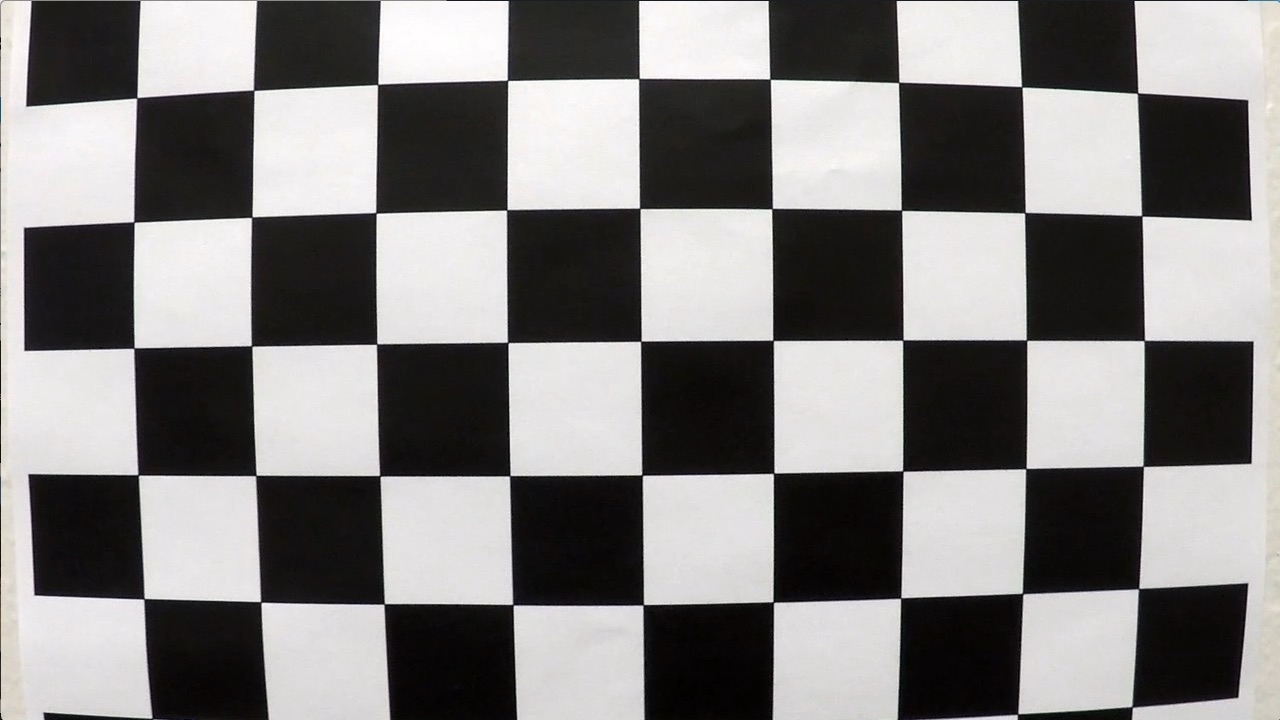
#> input picture camera_cal/calibration1.jpg, 1280 x 720 px
$ python -i ImageSegmentation.py   (imports and definitions only)   (older library calls are emulated)
#> lines starting #> are read from the running program, lines starting #| are printed output that depends on the picture; after the words box and inside, x2 and y2 are one past the last pixel; in counts of white or black regions, pixels touching at a corner belong together
import numpy as np
import cv2

# [32 lines left out: functions img2gray, abs_sobel_thresh, not called in this run]


def mag_thresh(gray, sobel_kernel=3, mag_thresh=(0, 255)):
    """
    Sobel with magnitude threshold
    """
#> called with sobel_kernel = 3, mag_thresh = (0, 255)
    sobelx = cv2.Sobel(gray, cv2.CV_64F, 1, 0, ksize=sobel_kernel)
    sobely = cv2.Sobel(gray, cv2.CV_64F, 0, 1, ksize=sobel_kernel)
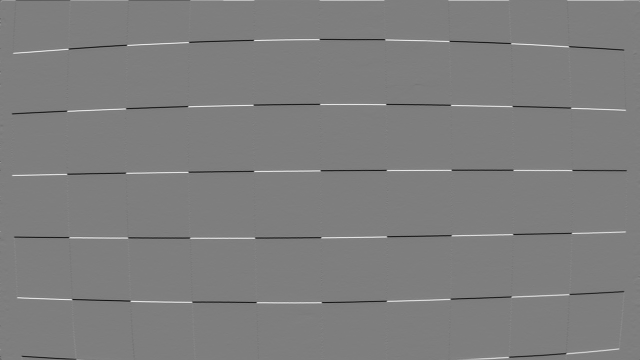
#> sobely: shape (720, 1280) float64 (shown at 1/2 size); min -889, max 904, mean 0.1; drawn with min black and max white

    sobel_abs = np.sqrt(sobelx*sobelx + sobely*sobely)
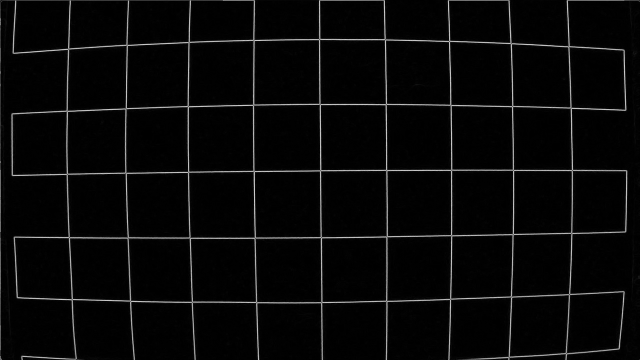
#> sobel_abs: shape (720, 1280) float64 (shown at 1/2 size); min 0, max 943.2, mean 31.8; drawn with min black and max white
    scaled = np.uint8(255 * sobel_abs / sobel_abs.max())

    mask = ((scaled > mag_thresh[0]) & (scaled < mag_thresh[1])).astype(np.uint8)
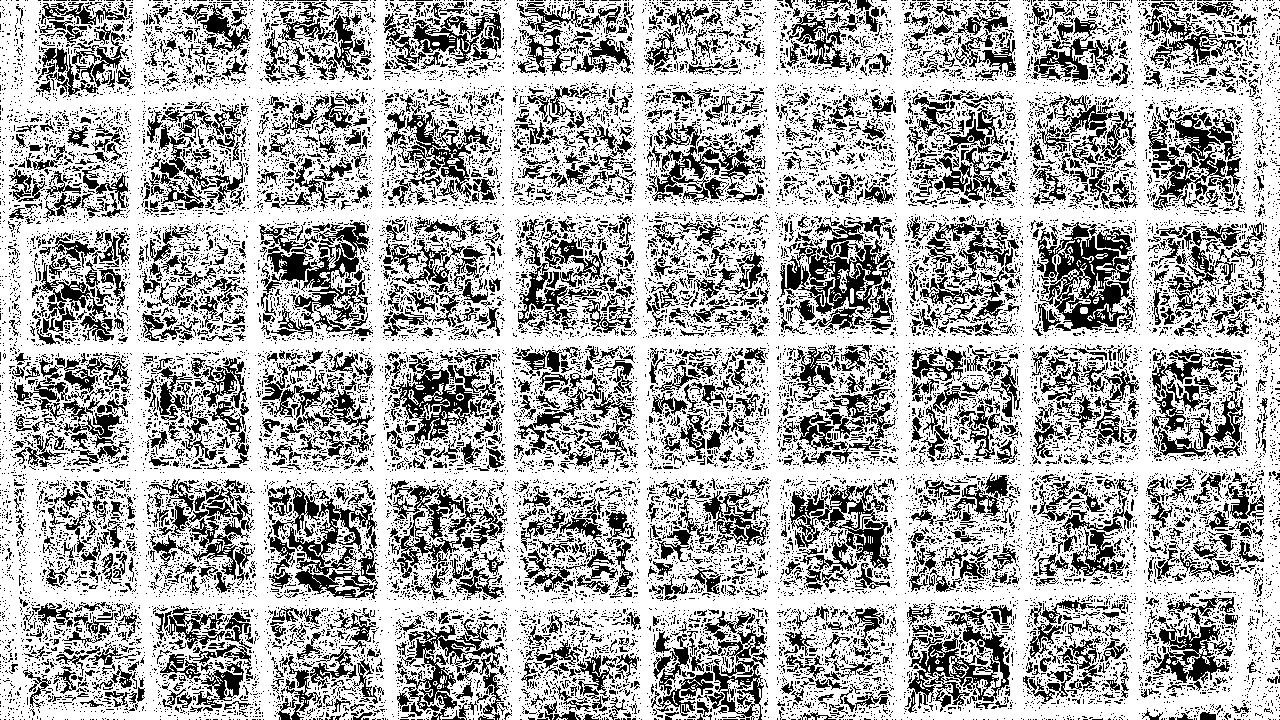
#> mask: shape (720, 1280); values 0 (black) and 1 (white), 67.9% white; 21621 black regions (19825 under 20 px), largest, box (x1, y1, x2, y2) and area: (267, 486, 379, 599) 4774, (1038, 222, 1134, 331) 4707, (780, 217, 895, 320) 4636

    kernel = cv2.getStructuringElement(cv2.MORPH_ELLIPSE,(5,5))
    mask = cv2.erode(mask, kernel, iterations = 1)
#> mask: shape (720, 1280); values 0 (black) and 1 (white), 15.3% white; 4446 white regions (4230 under 20 px), largest, box (x1, y1, x2, y2) and area: (1, 0, 1266, 720) 112136, (0, 523, 26, 666) 965, (1261, 489, 1280, 573) 542
    mask = cv2.dilate(mask, kernel, iterations = 1)
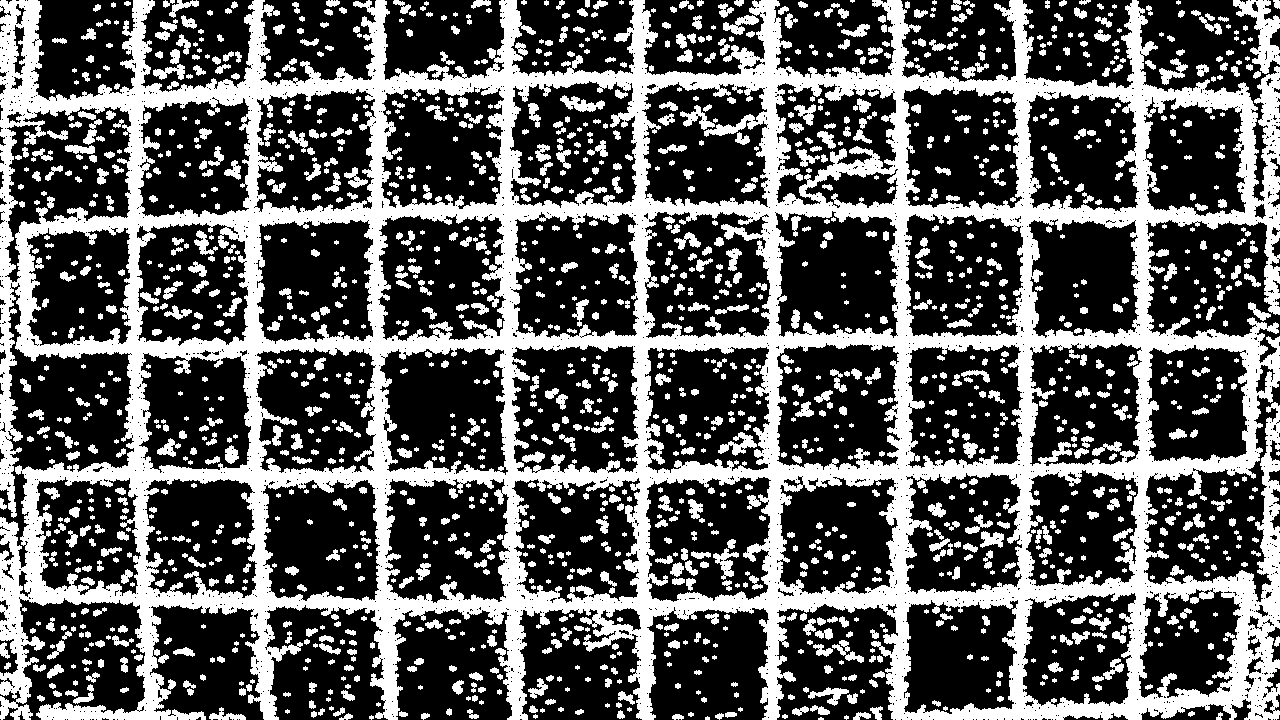
#> mask: shape (720, 1280); values 0 (black) and 1 (white), 35% white; 1760 white regions (459 under 20 px), largest, box (x1, y1, x2, y2) and area: (0, 0, 1280, 720) 243854, (1233, 0, 1280, 74) 1457, (718, 432, 757, 456) 396

    return mask


# [108 lines left out: functions dir_threshold, color_segmentation, region_of_interest, mask_region_of_interest, not called in this run]

>>> import cv2
>>> picture = cv2.imread('camera_cal/calibration1.jpg', cv2.IMREAD_GRAYSCALE)
>>> result = mag_thresh(picture)

$ run again, on camera_cal/calibration10.jpg
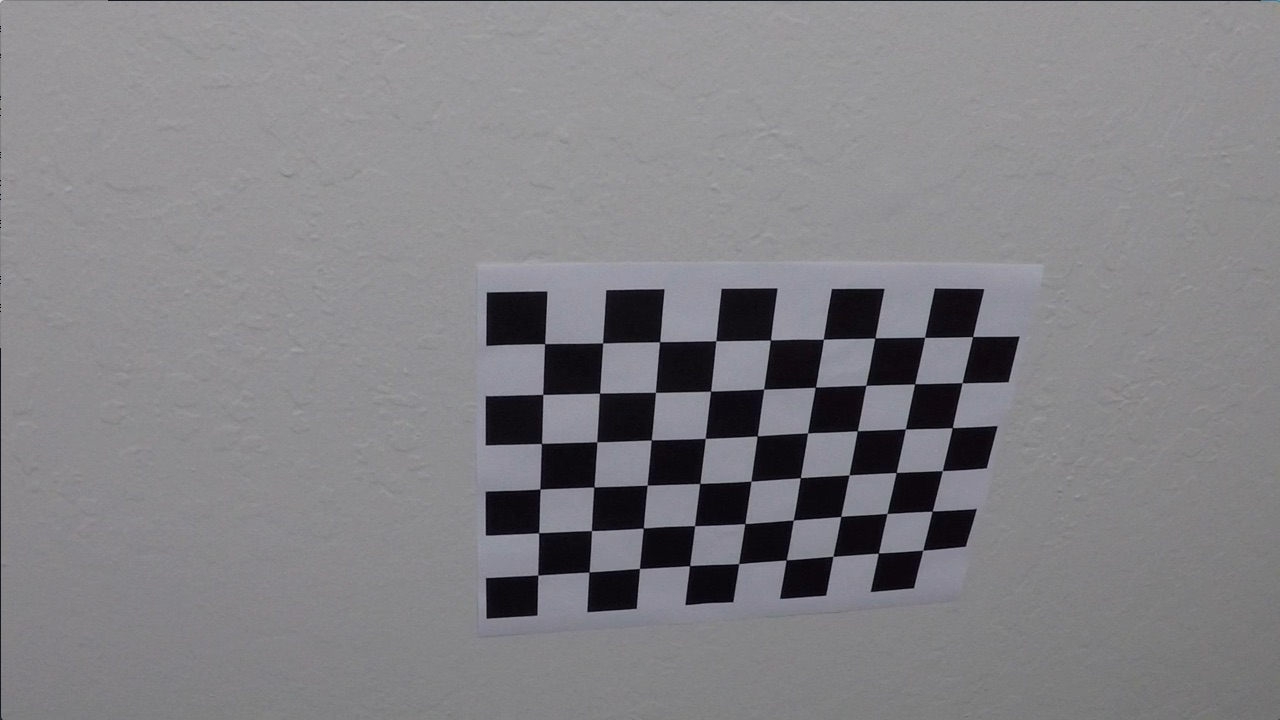
#> input picture camera_cal/calibration10.jpg, 1280 x 720 px
#> in mag_thresh, `mask = ((scaled > mag_thresh[0]) & (scaled < mag_thresh[1])).astype(np..`:
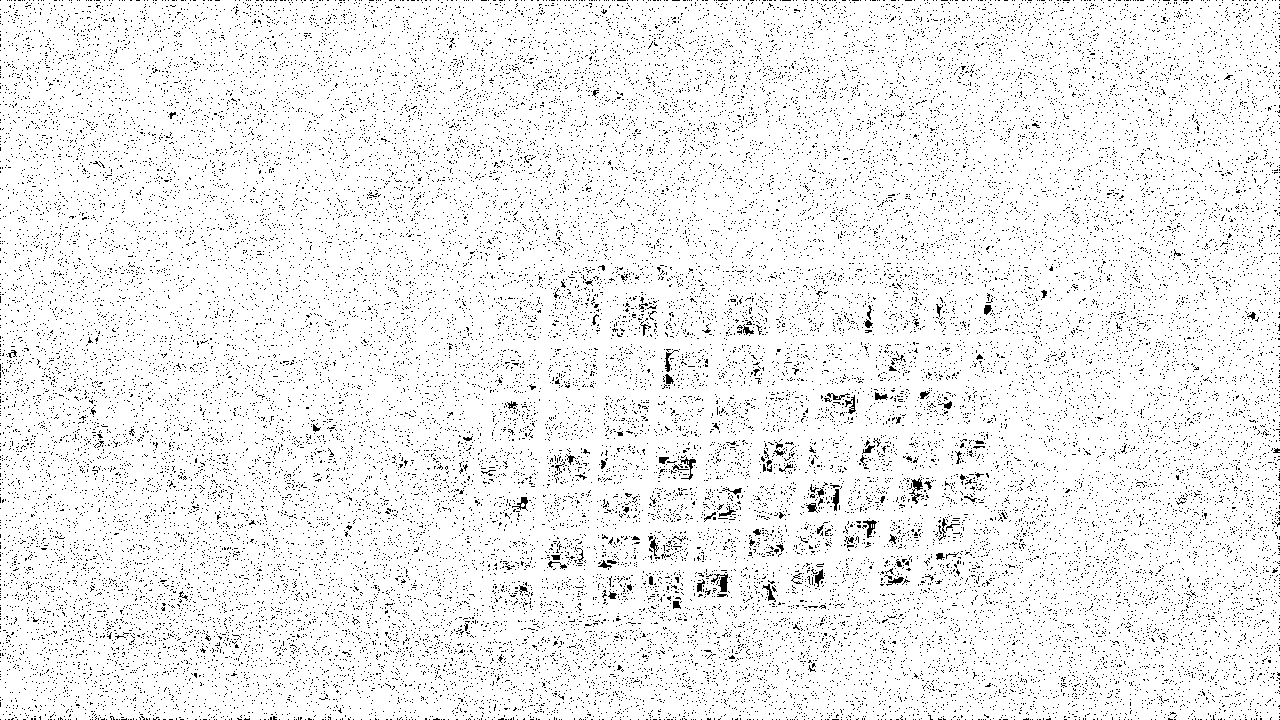
#> mask: shape (720, 1280); values 0 (black) and 1 (white), 94.1% white; black in thin lines or dots
#> in mag_thresh, `mask = cv2.dilate(mask, kernel, iterations = 1)`:
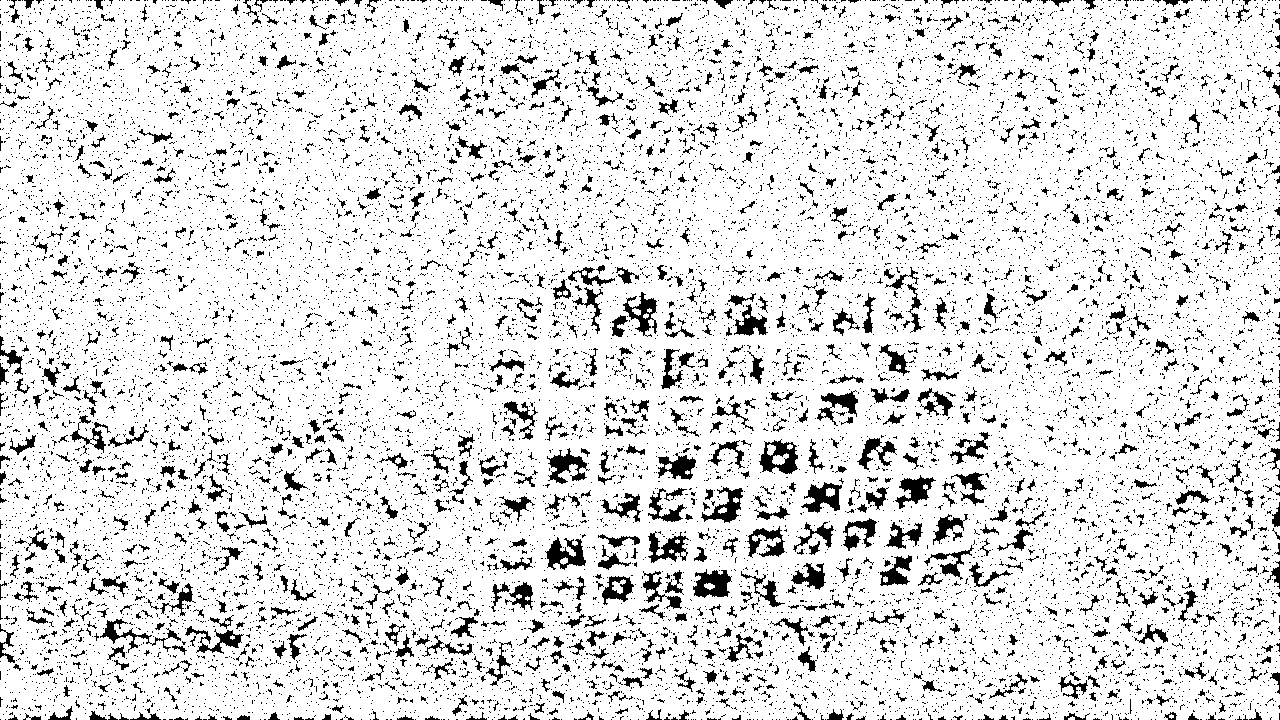
#> mask: shape (720, 1280); values 0 (black) and 1 (white), 87.6% white; 17147 black regions (15972 under 20 px), largest, box (x1, y1, x2, y2) and area: (759, 439, 798, 474) 740, (693, 569, 732, 598) 727, (545, 537, 586, 570) 703

$ run again, on camera_cal/calibration11.jpg
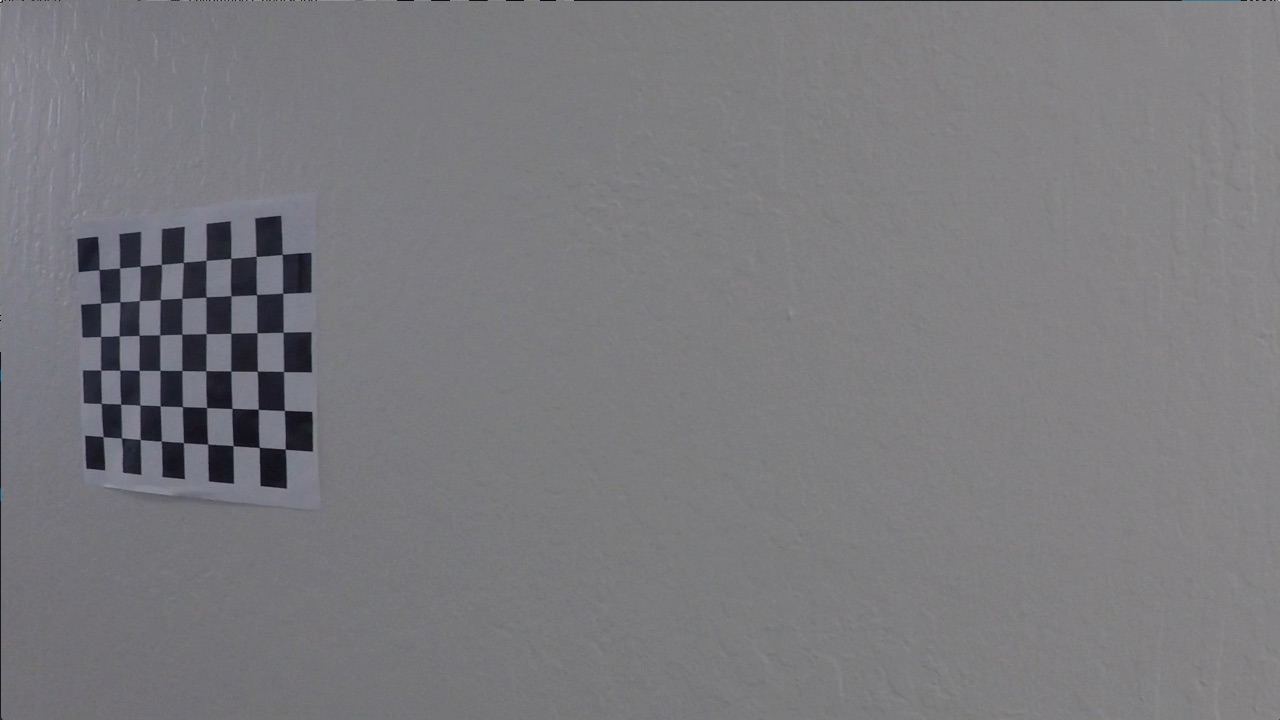
#> input picture camera_cal/calibration11.jpg, 1280 x 720 px
#> in mag_thresh, `mask = ((scaled > mag_thresh[0]) & (scaled < mag_thresh[1])).astype(np..`:
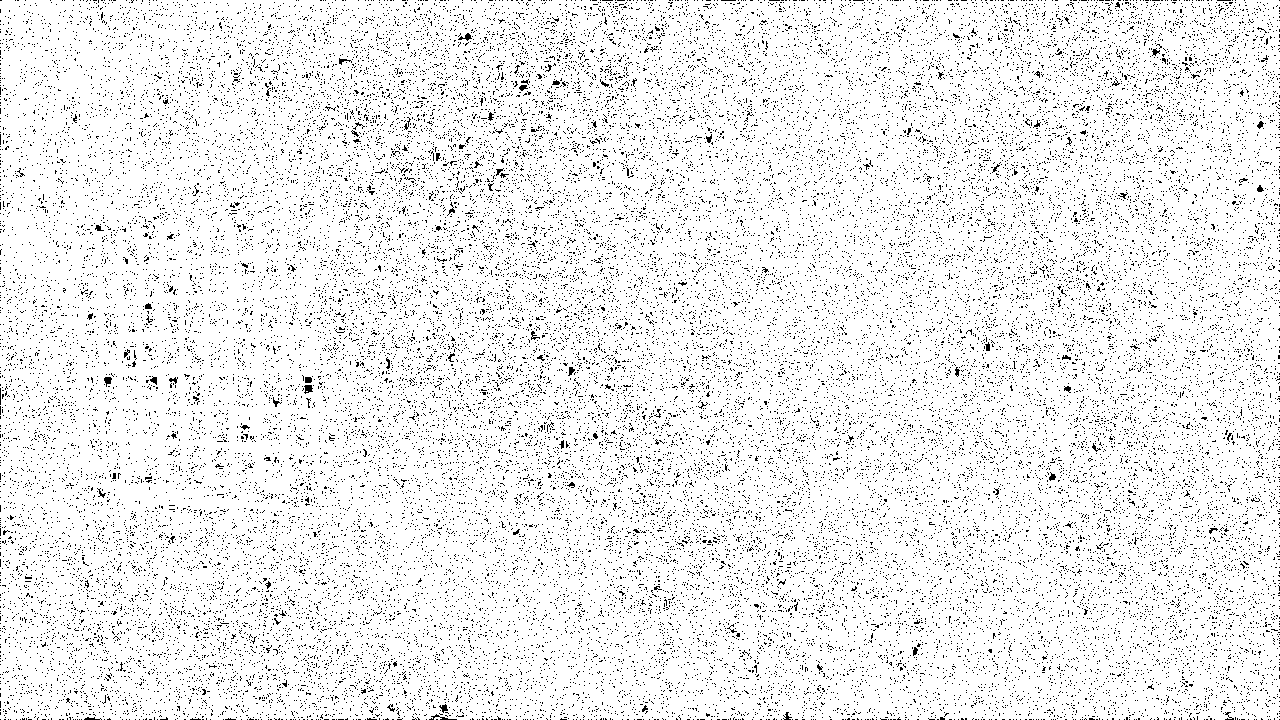
#> mask: shape (720, 1280); values 0 (black) and 1 (white), 93.1% white; black in thin lines or dots
#> in mag_thresh, `mask = cv2.dilate(mask, kernel, iterations = 1)`:
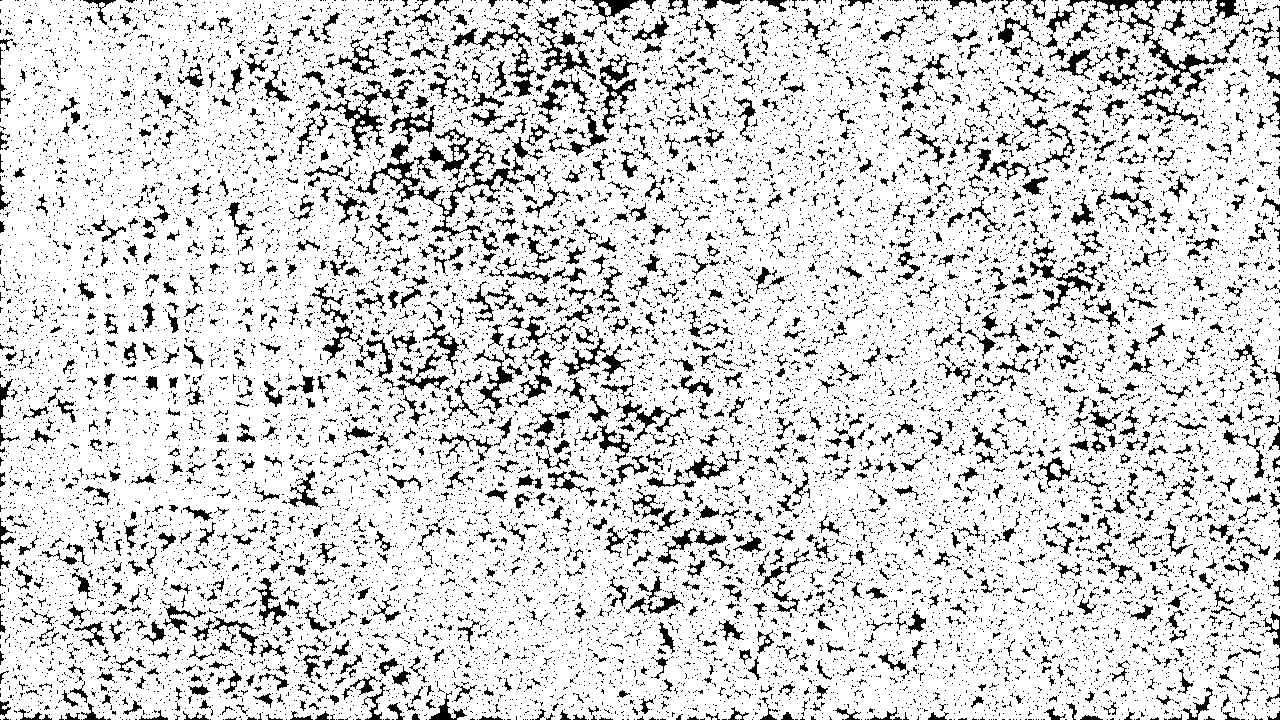
#> mask: shape (720, 1280); values 0 (black) and 1 (white), 84.1% white; 16702 black regions (15218 under 20 px), largest, box (x1, y1, x2, y2) and area: (1092, 0, 1228, 100) 1516, (417, 138, 522, 242) 1291, (322, 79, 414, 150) 1231
